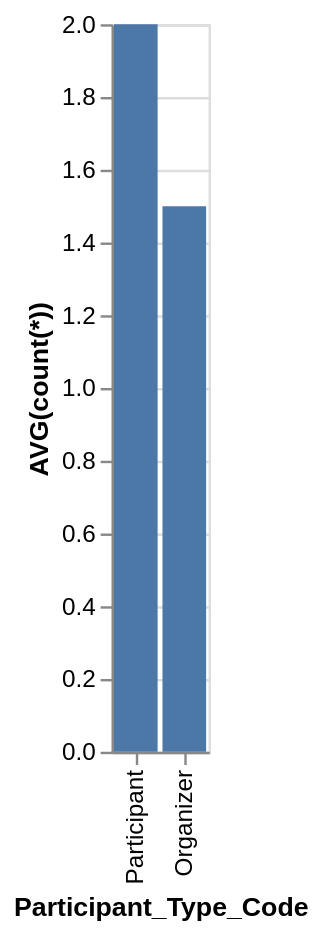

Express this chart as Vega-Lite.
### Vega-Lite specification from a JSON file in a GitHub repository (floating-point values rounded to 4 significant figures)
{"data": {"values": [{"x_data": "Participant", "y_data": 2}, {"x_data": "Organizer", "y_data": 1.5}]}, "mark": "bar", "encoding": {"x": {"field": "x_data", "type": "nominal", "title": "Participant_Type_Code", "sort": "descending"}, "y": {"field": "y_data", "type": "quantitative", "title": "AVG(count(*))"}}}
